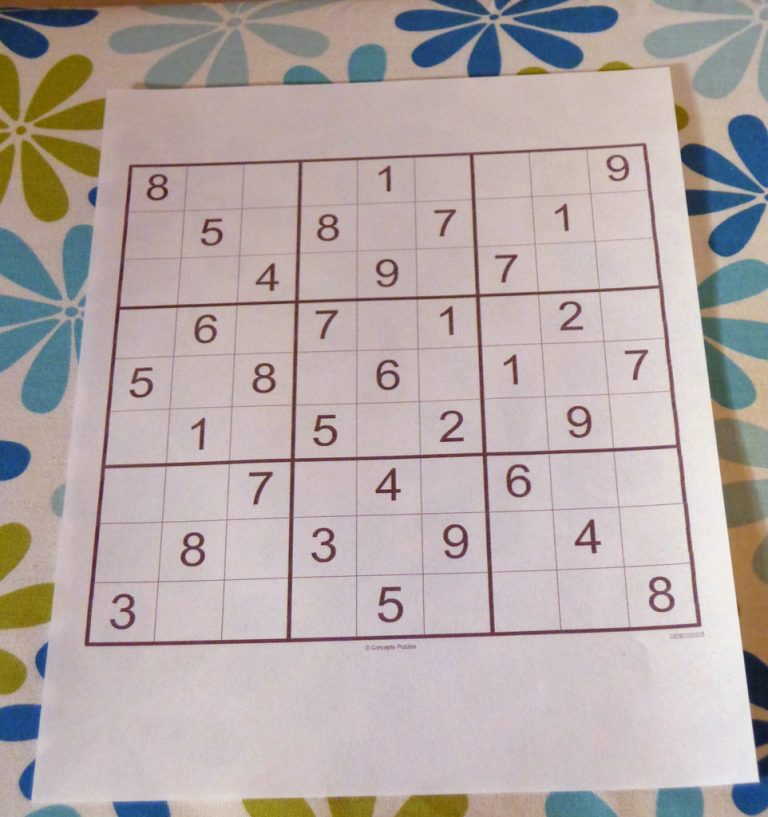
#> input picture examples/board1.jpg, 768 x 817 px, given in place of board_4_4.jpg, which was not available; the run also reads 1 picture not shown here
$ jupyter execute --allow-errors tesseract.ipynb
#> lines starting #> are read from the running program, lines starting #| are printed output that depends on the picture; after the words box and inside, x2 and y2 are one past the last pixel; in counts of white or black regions, pixels touching at a corner belong together; pictures that were not available may be replaced by others from this repository, and a replacement may not be noted
[cell 1]
from PIL import Image
import pytesseract
import numpy as np
import pickle

[cell 2]
filename = 'C:\\Users\\16477\\Desktop\\projects\\sudoku-solver\\examples\\board_4_4.jpg'

[cell 3]
img1 = np.array(Image.open(filename))
#> img1 is the input picture: shape (817, 768, 3); mean R, G, B 180.5, 169, 167.4

[cell 4]
pytesseract.pytesseract.tesseract_cmd = r'C:\Program Files\Tesseract-OCR\tesseract.exe'

#> (a cell that did not finish here is left out)

#> (a cell that did not finish here is left out)

#> (a cell that did not finish here is left out)

#> (a cell that did not finish here is left out)

[cell 9]
from PIL import Image

image = Image.open("C:\\Users\\16477\\Desktop\\projects\\sudoku-solver\\examples\\test15.jpg")
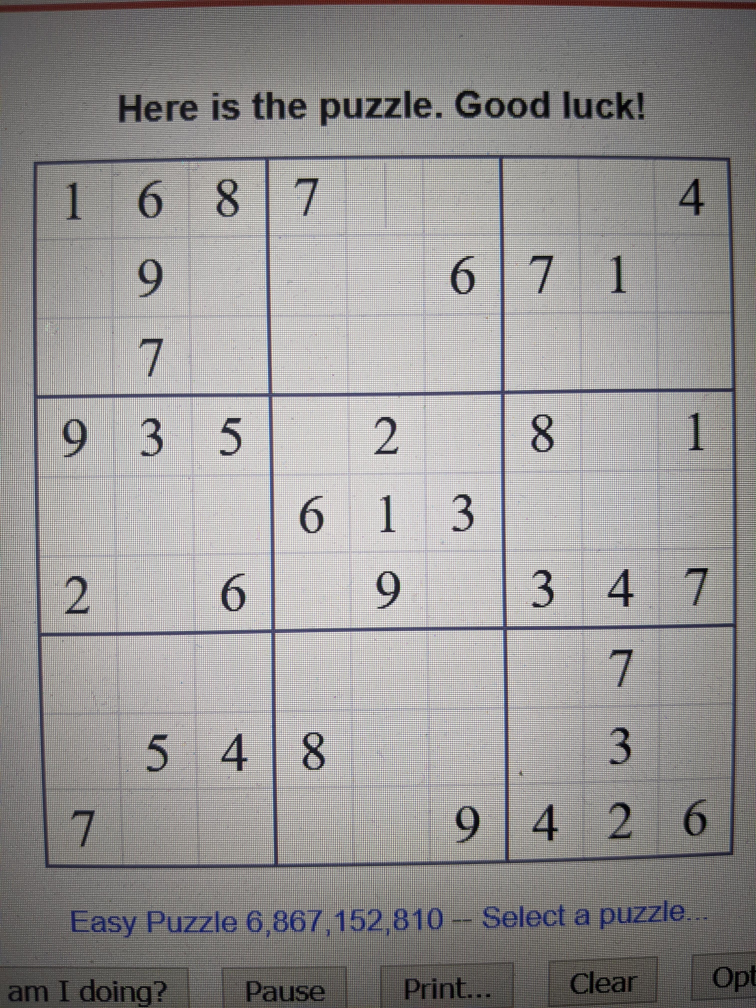
#> input picture examples/board2.jpg, 3024 x 4032 px, given in place of test15.jpg, which was not available (shown at 1/4 size)
#> image is the input picture: PIL image 3024x4032 RGB; mean R, G, B 152.2, 149.8, 149.1

[cell 10]
#image_array = np.array(image)

[cell 11]
#image_array

[cell 12]
#new_array = np.zeros((image_array.shape[0],image_array.shape[1],3))

[cell 13]
#new_array[:,:,0] = image_array
#new_array[:,:,1] = image_array
#new_array[:,:,2] = image_array

[cell 14]
image

[cell 15]
image=np.array(image)

[cell 16]
#new_array = new_array(dtype=int)

#> (a cell that did not finish here is left out)

#> (a cell that did not finish here is left out)

[cell 19]
image

[cell 20]
image = Image.open("C:\\Users\\16477\\Desktop\\projects\\sudoku-solver\\examples\\Capture.jpg")

[cell 21]
image

#> (a cell that did not finish here is left out)

#> (a cell that did not finish here is left out)

#> (a cell that did not finish here is left out)

#> (a cell that did not finish here is left out)

[cell 26]
def getNum(*, chars: str) -> int:
    freqs = [0] * 9
    nums = int(''.join([x for x in chars if x.isdigit()]))
    while nums:
        num = nums % 10
        freqs[num - 1] += 1
        nums //= 10
    return freqs.index(max(freqs)) + 1

#> (a cell that did not finish here is left out)

#> (a cell that did not finish here is left out)

[cell 29]
m=555

[cell 30]
m %= 10

[cell 31]
from pathlib import Path

[cell 32]
ROOT_DIR = Path(__file__).resolve().parent

[cell 33]
from pathlib import Path

path1 = Path(r"C:\folder\subfolder\myfile.txt")
path2 = Path(r"C:\Myfile.txt")
print(path1.parent)
print(path2.parent)

[cell 34]
from imutils.perspective import four_point_transform
from skimage.segmentation import clear_border
import numpy as np
import imutils
import cv2
from PIL import Image
import matplotlib.pyplot as plt
import matplotlib.image as mpimg

[cell 35]
def locate_board(*, image: np.ndarray) -> np.ndarray:

    # adaptive thresholding
    gray = cv2.cvtColor(
        src=image,
        code=cv2.COLOR_BGR2GRAY
    )
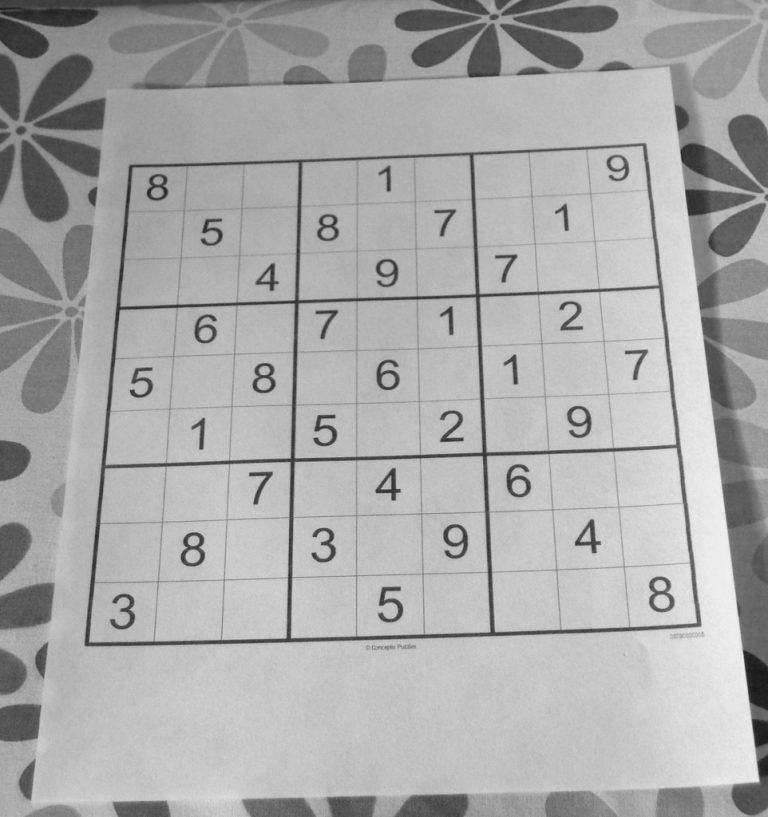
#> gray: shape (817, 768); min 24, max 246, mean 169.8
    blurred = cv2.GaussianBlur(
        src=gray,
        ksize=(7, 7),
        sigmaX=3
    )
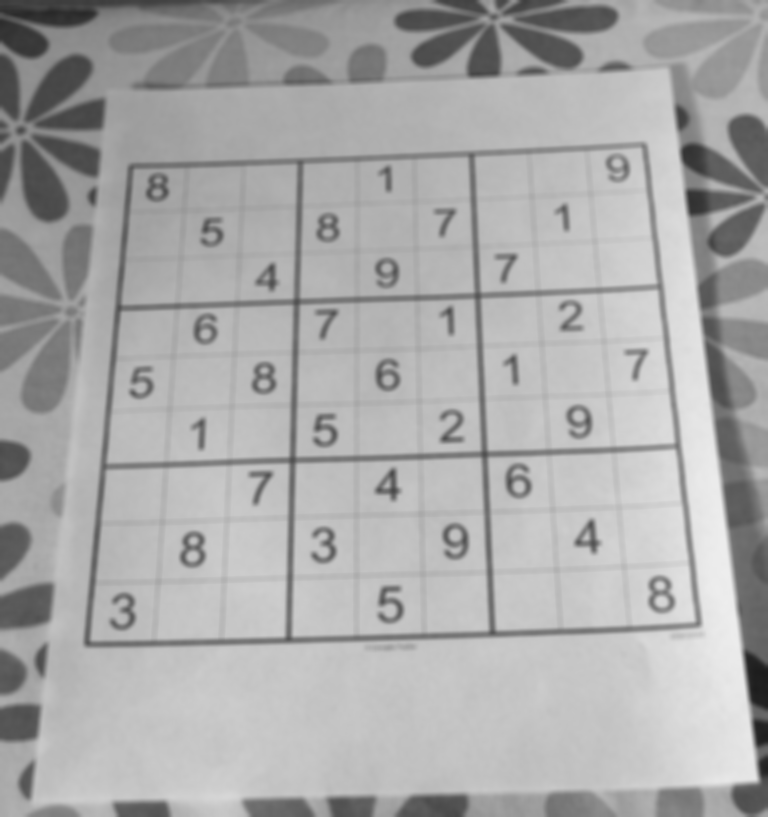
#> blurred: shape (817, 768); min 28, max 237, mean 169.8
    thresh = cv2.adaptiveThreshold(
        src=blurred,
        maxValue=255,
        adaptiveMethod=cv2.ADAPTIVE_THRESH_GAUSSIAN_C,
        thresholdType=cv2.THRESH_BINARY,
        blockSize=11,
        C=2
    )
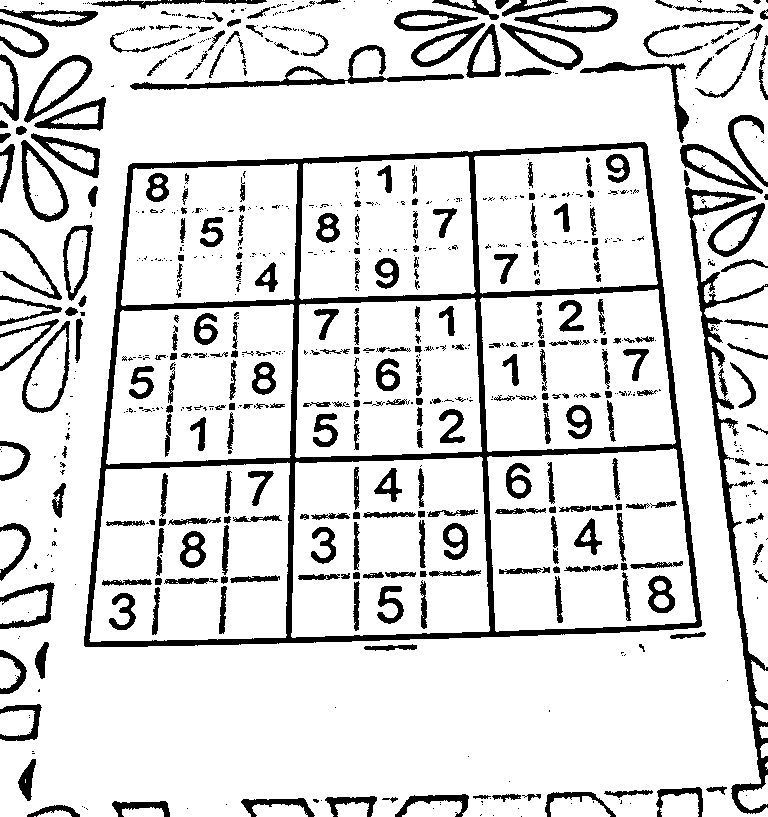
#> thresh: shape (817, 768); 85.5% white; 786 black regions (462 under 20 px), largest, box (x1, y1, x2, y2) and area: (84, 142, 702, 647) 23298, (685, 187, 768, 814) 5945, (130, 45, 464, 90) 2202
    thresh = cv2.bitwise_not(
        src=thresh
    )
#> thresh: shape (817, 768); 14.5% white; 786 white regions (462 under 20 px)

    # find contours and sort
    contours = cv2.findContours(
        image=thresh,
        mode=cv2.RETR_EXTERNAL,
        method=cv2.CHAIN_APPROX_SIMPLE
    )
#> contours = 297 contours, 197 with area under 20; largest, box (x1, y1, x2, y2) and area: (84, 142, 702, 647) 275202, (685, 187, 768, 814) 5282, (22, 321, 70, 413) 2608, (21, 140, 69, 222) 2304, (130, 45, 464, 90) 2024
    contours = imutils.grab_contours(cnts=contours)
    contours = sorted(contours, key=cv2.contourArea, reverse=True)

    # loop over the contours
    puzzleCnt = None
    for contour in contours:
        perimeter = cv2.arcLength(contour, True)
        approx = cv2.approxPolyDP(contour, 0.02 * perimeter, True)
        if len(approx) == 4:
            puzzleCnt = approx
            break
    if puzzleCnt is not None:
        raise Exception(("Could not find board."))
    board = four_point_transform(gray, puzzleCnt.reshape(4, 2))
    return board
